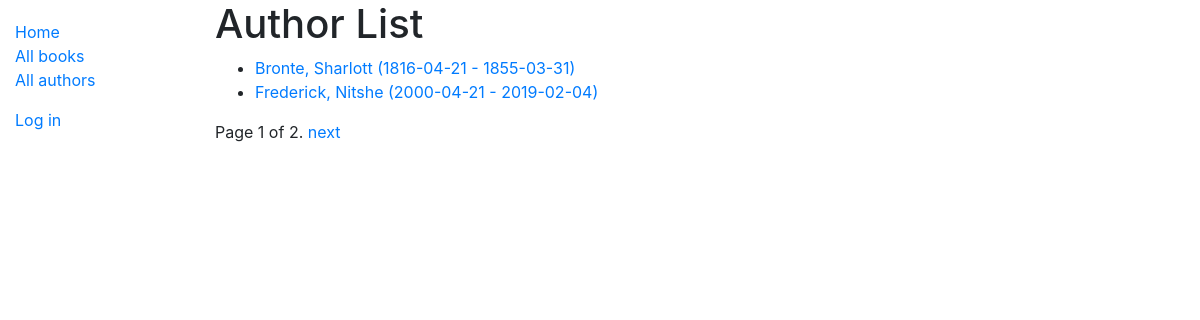
The app's page /catalog/authors/, older data.
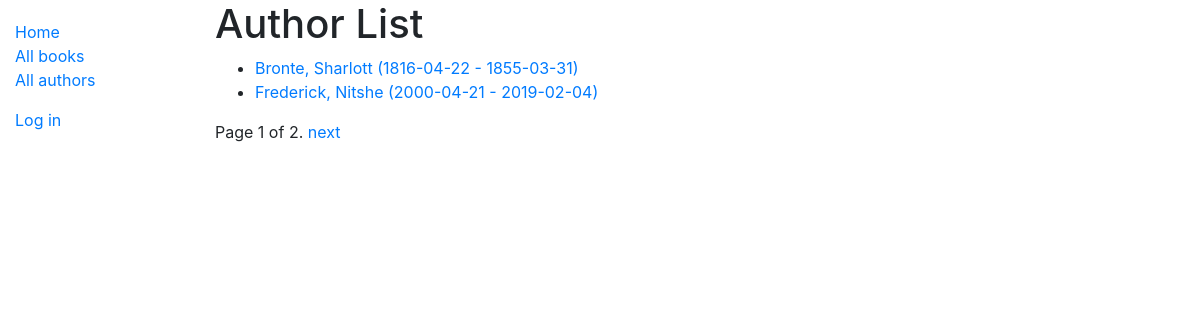
The same page, newer data.
### catalog/models.py (models this page shows)
class Author(models.Model):
    first_name = models.CharField(max_length=100)
    last_name = models.CharField(max_length=100)
    date_of_birth = models.DateField(blank=True, null=True)
    date_of_death = models.DateField('Died', blank=True, null=True)
    def get_absolute_url(self):
        return reverse('author-detail', args=[str(self.id)])
    def get_life_period(self):
        if self.date_of_birth :
            return f'{self.date_of_birth} - {self.date_of_death if self.date_of_death else "now"}'
        else:
            return '-'
    class Meta:
        ordering=['last_name','first_name']
        permissions = (
            ("can_edit_authors", "Create, update, delete"),
        )
    def __str__(self):
        return f'{self.last_name}, {self.first_name}'

### catalog/views.py (the view)
# urls.py: path('authors/', views.AuthorListView.as_view(), name='authors'),
class AuthorListView(generic.ListView):
    model = Author
    paginate_by = 2

### catalog/templates/catalog/author_list.html (shortened to what this page needs)
{% extends "base_generic.html" %}
{% block content %}
  <h1>Author List</h1>
  {% if author_list %}
  <ul>
    {% for author in author_list %}
      <li>
        <a href="{{ author.get_absolute_url }}">{{ author }} ({{ author.get_life_period }})</a>
      </li>
    {% endfor %}
  </ul>
  {% else %}
    <p>There are no authors in database yet</p>
  {% endif %}
{% endblock %}

Row changes from the older to the newer data that the page shows:
changed Author "Bronte, Sharlott": get_life_period "1816-04-21 - 1855-03-31" → "1816-04-22 - 1855-03-31"
